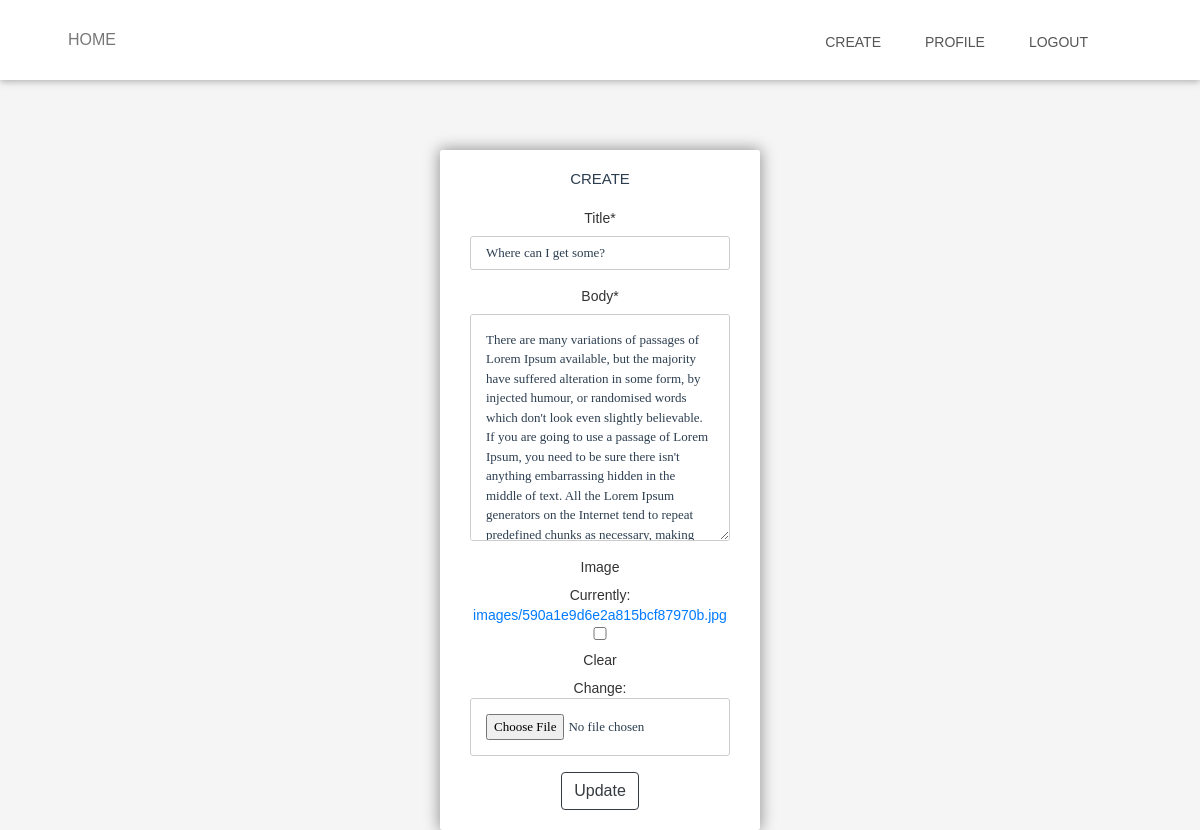
The app's page /update/4 (signed in), older data.
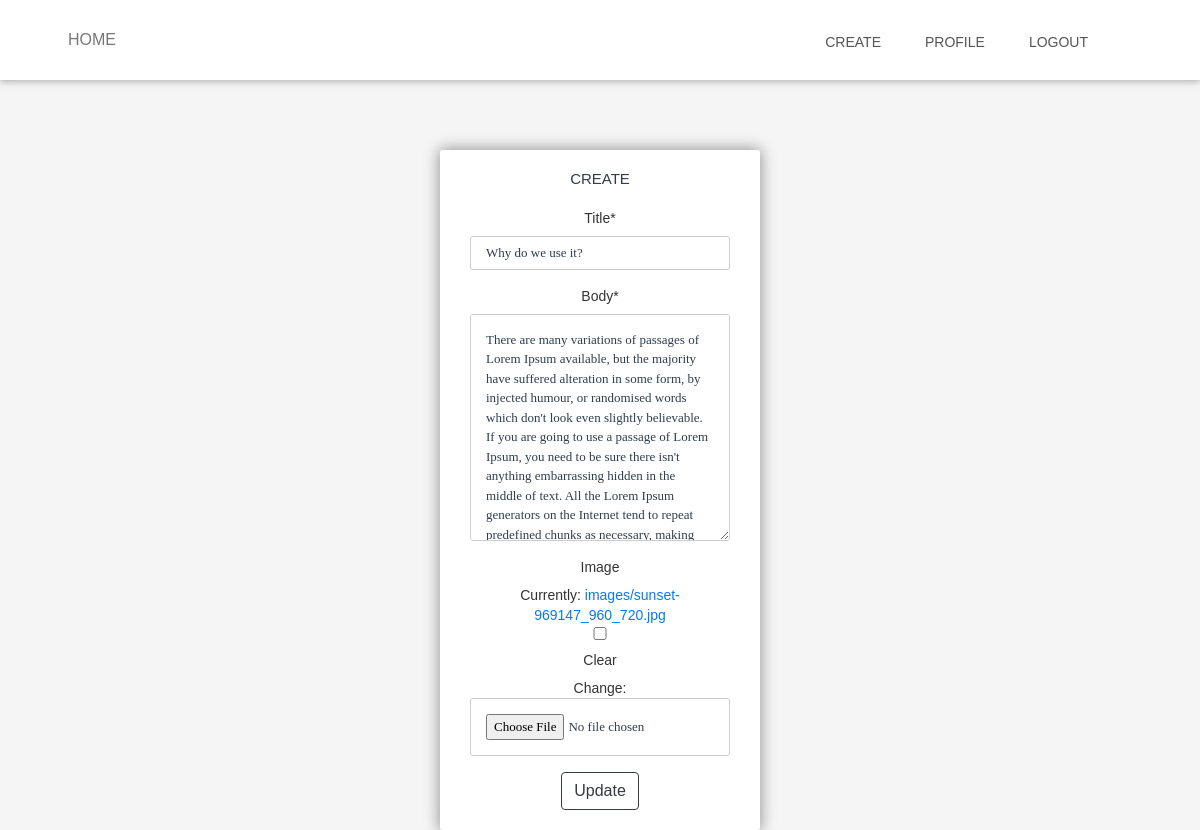
The same page, newer data.
### posts/models.py (models this page shows, shortened)
class Post(models.Model):
    title = models.CharField(max_length=150)
    body = models.TextField()
    image = models.ImageField(upload_to='images', blank=True, null=True)
    liked = models.ManyToManyField(User, default=None, blank=True, related_name='liked')
    updated = models.DateTimeField(auto_now=True)
    created = models.DateTimeField(auto_now_add=True)
    author = models.ForeignKey(User, on_delete=models.CASCADE, related_name='author')

### posts/views.py (the view)
# urls.py: path('update/<int:pk>', PostUpdate.as_view(), name='update'),
class PostUpdate(LoginRequiredMixin, UpdateView):
    model = Post
    template_name = 'posts/update.html'
    fields = ['title', 'body', 'image']
    success_url = reverse_lazy('post')
    context_object_name = 'posts'
    login_url = 'login'

### posts/templates/posts/update.html (shortened to what this page needs)
{% extends 'base.html' %}
{% load static %}
{% load crispy_forms_tags %}
{% block link %}
    <link rel="stylesheet" href="{% static 'css/crud.css' %}">
    <link rel="stylesheet" href="https://stackpath.bootstrapcdn.com/bootstrap/4.3.1/css/bootstrap.min.css">
{% endblock %}
{% block content %}
<form id="msform" method="post" enctype="multipart/form-data">
  <fieldset>
    <h2 class="fs-title">Create</h2>
            {{ form|crispy }}
            <button type="submit" class="btn btn-outline-dark">Update</button>
  </fieldset>
</form>
{% endblock %}}

Row changes from the older to the newer data that the page shows:
changed Post: title "Where can I get some?" → "Why do we use it?"
Text that changed along with them:
text no longer shown: "Title * Body * Image Currently: images/590a1e9d6e2a815bcf87970b.jpg Clear Change:"
text now shown: "Title * Body * Image Currently: images/sunset-969147_960_720.jpg Clear Change:"
